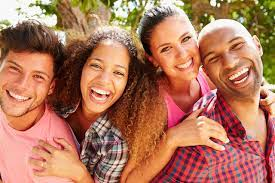
#> input picture sample.jpg, 275 x 183 px
$ python Face_Detector.py
#> lines starting #> are read from the running program, lines starting #| are printed output that depends on the picture; after the words box and inside, x2 and y2 are one past the last pixel; in counts of white or black regions, pixels touching at a corner belong together
import cv2
from random import randrange as random


#Basically loading some pre-trained data from opencv which has machine learning algorithm that can detect faces
trained_face_data = cv2.CascadeClassifier("haarcascade_frontalface_default.xml")


#Now we need an image to detect face from
img = cv2.imread("sample.jpg")
#> img is the input picture: shape (183, 275, 3); mean B, G, R 91.6, 117.8, 176.4


#Changing the image from RGB (called BGR in opencv) to Greyscale (Black and White) #cvtColor - convert color
grayscale_img = cv2.cvtColor(img, cv2.COLOR_BGR2GRAY)
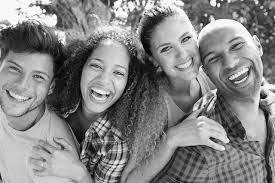
#> grayscale_img: shape (183, 275); min 1, max 255, mean 132.3


#Returns the coordinates of the face from the grey scale in the following format ---> [[x,y(of top left), width(w), height(h)]]
face_coordinates = trained_face_data.detectMultiScale(grayscale_img)
#> face_coordinates = [[77, 48, 60, 60], [1, 52, 58, 58]]


for i in range(len(face_coordinates)):
	print(face_coordinates[i])
#> this loop made 2 passes
#| [77 48 60 60]
#| [ 1 52 58 58]


#Assigning the output values of "face_coordinates" to separate variables (x,y,w,h) ----> makes it easier to work with
#N:B = [0] is used infront of "face_coordinates" because it is a list and we want the first element of the list

for (x, y, w, h) in face_coordinates:
	cv2.rectangle(img, (x,y), (x+w, y+h), (random(256),random(256),random(256)), 2)  #Combining above and below code to form a for loop
#> this loop made 2 passes
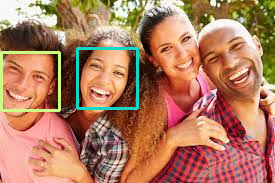
#> img: shape (183, 275, 3); 2.8% of pixels changed, all inside (x1, y1, x2, y2) = (0, 47, 139, 112)

#Now we need to draw a rectangle on the main image (not the greyscale one) -----> we will use the coordinates from the "face_coordinates" variable
#Here we are drawing a rectangle on "img" using top left coordinates (x,y) and bottom right coordinates (x+w, y+h)
#The ...(255,0,0),2) represent the COLOR of rectangle (B,G,R) and ....,2) represent the thickness of the rectangle

#cv2.rectangle(img, (x,y), (x+w, y+h), (255,0,0), 2)


#The face detected image runs due to the following code
cv2.imshow("Face Detector", img)

#Waitkey to prevent the popup closing immediately
cv2.waitKey()


#    ---------- TASK FOR TOMORROW --------------------

""""

(i)Write down the process of how the code is working in details
(ii) Learn the behind the scenes process (actual theory of how it is working)

"""

$ run again, with Tom Holland.jpg copied over sample.jpg
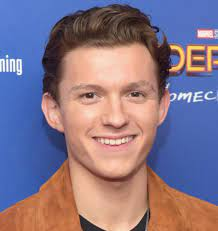
#> input picture Tom Holland.jpg, 218 x 231 px
#> img is the input picture: shape (231, 218, 3); mean B, G, R 135.9, 117.7, 135.1
#> `grayscale_img = cv2.cvtColor(img, cv2.COLOR_BGR2GRAY)`:
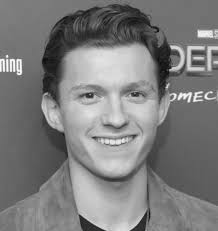
#> grayscale_img: shape (231, 218); min 10, max 254, mean 125
#> face_coordinates = [[54, 48, 118, 118]]
#> the loop `for i in range(len(face_coordinates)):` made 1 pass
#| [ 54  48 118 118]
#> the loop `for (x, y, w, h) in face_coordinates:` made 1 pass
#> after the loop `for (x, y, w, h) in face_coordinates:`:
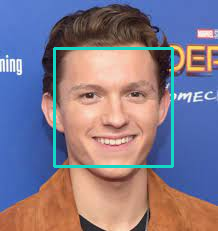
#> img: shape (231, 218, 3); 2.8% of pixels changed, all inside (x1, y1, x2, y2) = (53, 47, 174, 168)

$ run again, with chrisevan_rdj.jpg copied over sample.jpg
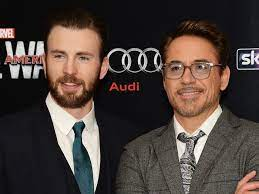
#> input picture chrisevan_rdj.jpg, 259 x 194 px
#> img is the input picture: shape (194, 259, 3); mean B, G, R 58.7, 63.7, 75.6
#> `grayscale_img = cv2.cvtColor(img, cv2.COLOR_BGR2GRAY)`:
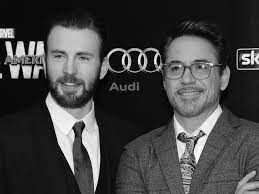
#> grayscale_img: shape (194, 259); min 0, max 255, mean 66.7
#> face_coordinates = [[39, 31, 65, 65], [156, 40, 69, 69], [47, 107, 54, 54], [156, 84, 73, 73]]
#> the loop `for i in range(len(face_coordinates)):` made 4 passes
#| [39 31 65 65]
#| [156  40  69  69]
#| [ 47 107  54  54]
#| [156  84  73  73]
#> the loop `for (x, y, w, h) in face_coordinates:` made 4 passes
#> after the loop `for (x, y, w, h) in face_coordinates:`:
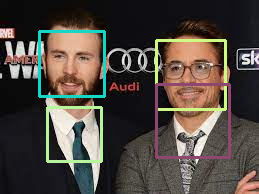
#> img: shape (194, 259, 3); 6.02% of pixels changed, all inside (x1, y1, x2, y2) = (38, 30, 231, 163)
